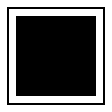

Below is a game level as drawn by its tile map, then a one-line description and the .tmx that defines it (tile-layer data replaced by summaries):
An orthogonal 7x7 tile map with 16x16 px tiles, 1 tile layer (Map), 1 hidden layer not drawn.

<map version="1.0" orientation="orthogonal" renderorder="right-down" width="7" height="7" tilewidth="16" tileheight="16" nextobjectid="19">
 <tileset firstgid="1" name="Tilesheet" tilewidth="16" tileheight="16" tilecount="256" columns="16">
  <image source="../Sprites/Tilesheet.png" width="256" height="256" />
  <tile id="0">
   <properties>
    <property name="Name" value="StraightWall" />
    <property name="Rotation" value="0" />
   </properties>
  </tile>
  <tile id="1">
   <properties>
    <property name="Name" value="StraightWall" />
    <property name="Rotation" value="90" />
   </properties>
  </tile>
  <tile id="2">
   <properties>
    <property name="Name" value="Floor" />
   </properties>
  </tile>
  <tile id="5">
   <properties>
    <property name="Enemy" value="10" />
    <property name="Height" value="2" />
    <property name="Name" value="Enemy1" />
   </properties>
  </tile>
  <tile id="16">
   <properties>
    <property name="Name" value="StraightEndWall" />
    <property name="Rotation" value="0" />
   </properties>
  </tile>
  <tile id="17">
   <properties>
    <property name="Name" value="StraightEndWall" />
    <property name="Rotation" value="180" />
   </properties>
  </tile>
  <tile id="32">
   <properties>
    <property name="Name" value="StraightEndWall" />
    <property name="Rotation" value="270" />
   </properties>
  </tile>
  <tile id="33">
   <properties>
    <property name="Name" value="StraightEndWall" />
    <property name="Rotation" value="90" />
   </properties>
  </tile>
  <tile id="48">
   <properties>
    <property name="Name" value="CornerWall" />
    <property name="Rotation" value="90" />
   </properties>
  </tile>
  <tile id="49">
   <properties>
    <property name="Name" value="CornerWall" />
    <property name="Rotation" value="180" />
   </properties>
  </tile>
  <tile id="64">
   <properties>
    <property name="Name" value="CornerWall" />
    <property name="Rotation" value="0" />
   </properties>
  </tile>
  <tile id="65">
   <properties>
    <property name="Name" value="CornerWall" />
    <property name="Rotation" value="270" />
   </properties>
  </tile>
  <tile id="80">
   <properties>
    <property name="Name" value="PlusWall" />
   </properties>
  </tile>
  <tile id="81">
   <properties>
    <property name="Name" value="PlusEndWall" />
   </properties>
  </tile>
  <tile id="96">
   <properties>
    <property name="Name" value="TWall" />
    <property name="Rotation" value="0" />
   </properties>
  </tile>
  <tile id="97">
   <properties>
    <property name="Name" value="TWall" />
    <property name="Rotation" value="180" />
   </properties>
  </tile>
  <tile id="112">
   <properties>
    <property name="Name" value="TWall" />
    <property name="Rotation" value="270" />
   </properties>
  </tile>
  <tile id="113">
   <properties>
    <property name="Name" value="TWall" />
    <property name="Rotation" value="90" />
   </properties>
  </tile>
 </tileset>
 <layer name="Map" width="7" height="7">
  <properties>
   <property name="Combine" value="true" />
   <property name="Height" value="0" />
   <property name="Layer" value="Baked Lighting" />
   <property name="Static" value="true" />
  </properties>
  <data>[49 cells, 24 non-empty, 6 distinct tile ids]</data>
 </layer>
 <layer name="Floor" width="7" height="7" visible="0">
  <properties>
   <property name="Height" value="0" />
   <property name="Layer" value="Baked Lighting" />
   <property name="Static" value="true" />
  </properties>
  <data>[49 cells, 1 non-empty, 1 distinct tile ids]</data>
 </layer>
</map>
